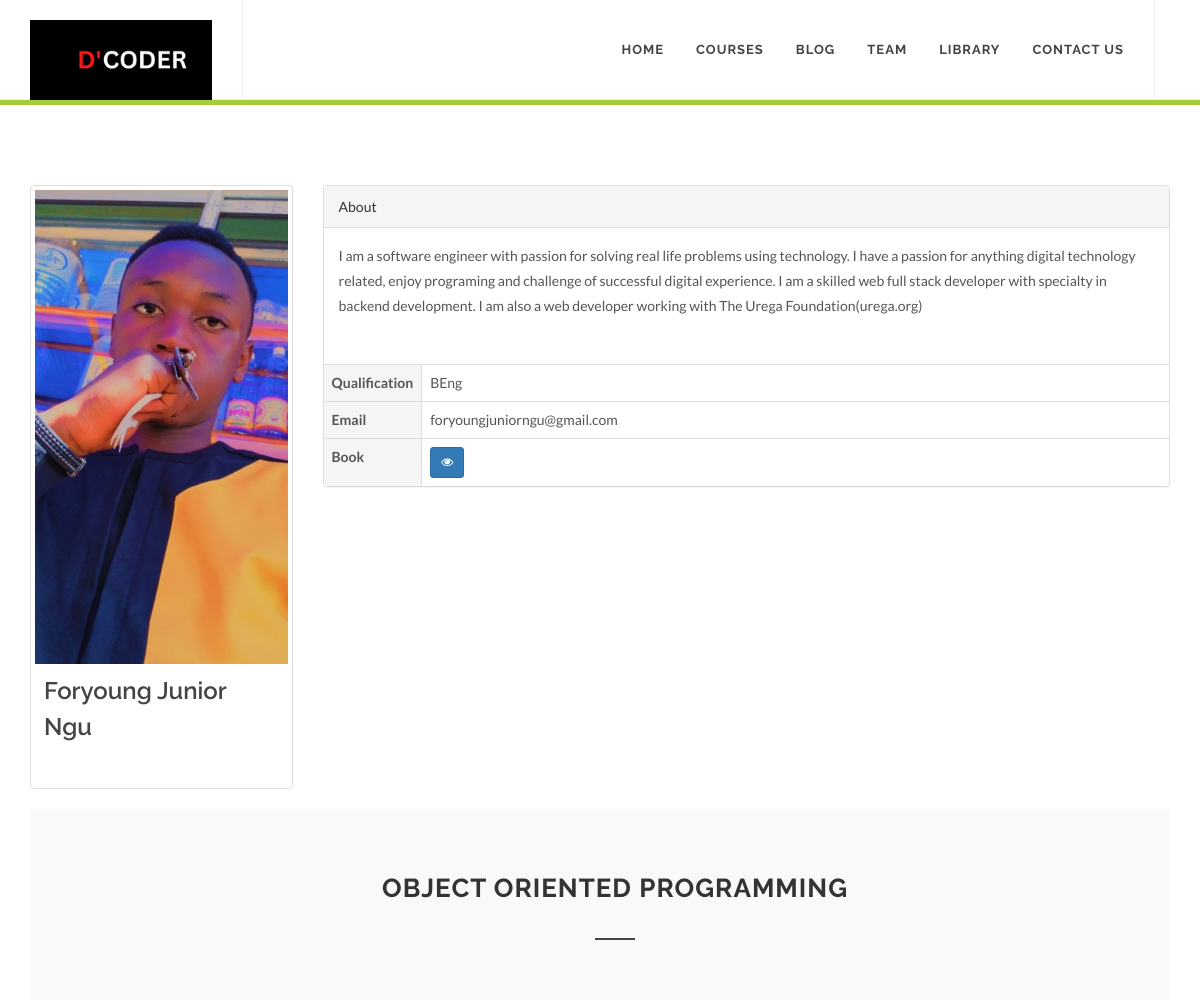
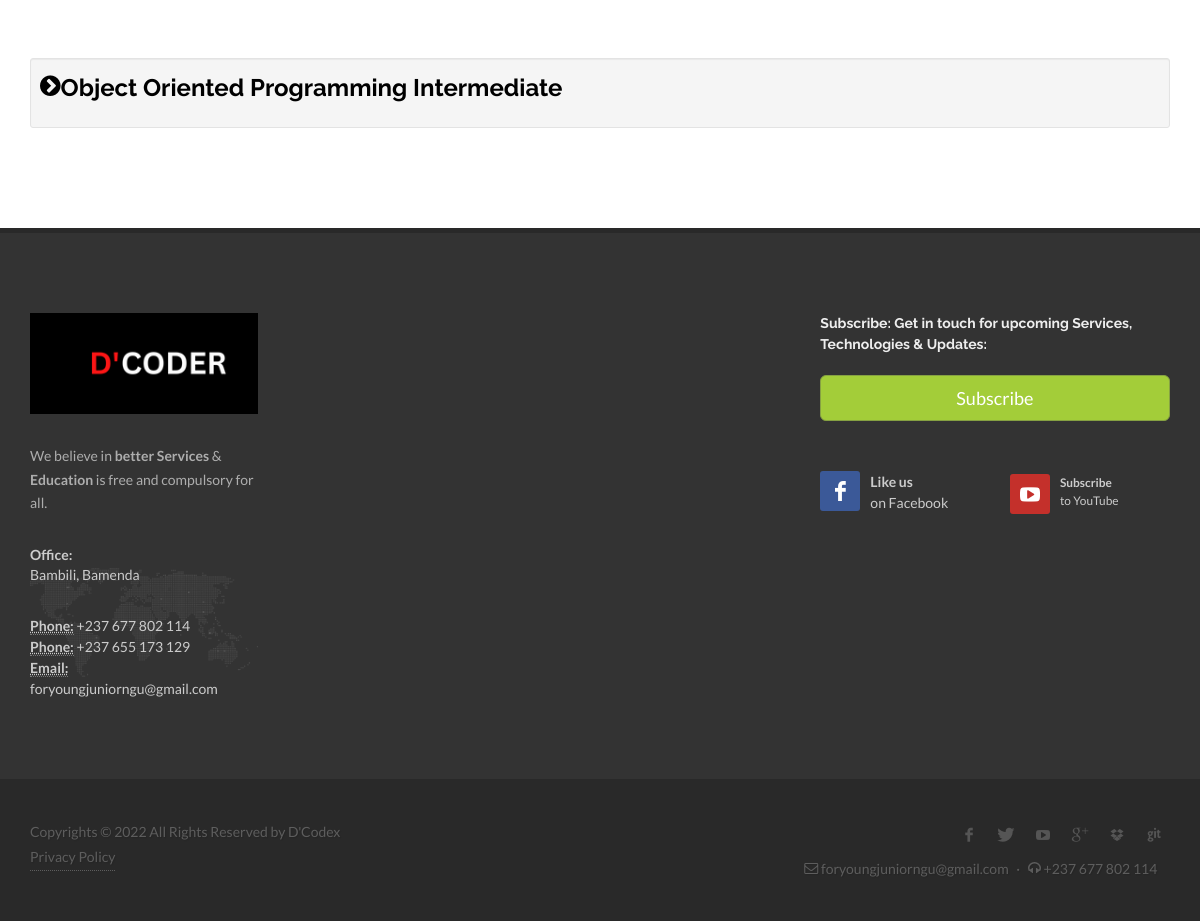
The app's page /lecture.php?id=1 with its own data (2 pictures, top to bottom).
### tables this page shows
CREATE TABLE `teacher` (
  `id` int(11) NOT NULL,
  `name` varchar(255) NOT NULL,
  `mail` varchar(255) NOT NULL,
  `phone` varchar(20) NOT NULL,
  `image` varchar(255) NOT NULL,
  `qualification` varchar(255) NOT NULL,
  `description` text NOT NULL
);

CREATE TABLE `course` (
  `id` int(11) NOT NULL,
  `name` text NOT NULL,
  `cover` varchar(255) NOT NULL,
  `description` text NOT NULL,
  `categorieId` int(11) NOT NULL,
  `instructorId` int(11) NOT NULL,
  `bookId` int(11) NOT NULL
);

CREATE TABLE `content` (
  `id` int(11) NOT NULL,
  `content` text NOT NULL,
  `courseId` int(11) NOT NULL,
  `lectureName` text NOT NULL
);

### lecture.php (the view)
<?php
	if(isset($_GET['id'])){
		$courseId = $_GET['id'];
	} else {
		header("Location: course.php");
	}
include("header.php"); ?>
		<div id="page-menu">
			<div id="page-menu-wrap">
			</div>
		</div>
		<section id="content">
			<div class="content-wrap">
				<div class="container clearfix">
				<?php
					if(isset($courseId)){
						$query = "SELECT * FROM `course` WHERE id='$courseId'";
        				$result = mysqli_query($connection, $query);
       					if(mysqli_num_rows($result) > 0){
         					while( $row = mysqli_fetch_assoc($result) ){
         					 	$teacherId = $row['instructorId'];
         					 	$courseName = $row['name'];
         					 	$book =$row['bookId'];
         					}
         				} else{
         					echo '<script type="text/javascript">
           						window.location = "course.php"
      						</script>';
         				}
					}
					if(isset($teacherId)){
						$query = "SELECT * FROM `teacher` WHERE id='$teacherId'";
        				$result = mysqli_query($connection, $query);
       					if(mysqli_num_rows($result) > 0){
         					while( $row = mysqli_fetch_assoc($result) ){
         					 	$teacherName = $row['name'];
         					 	$teacherMail = $row['mail'];
         					 	$teacherPic = $row['image'];
         					 	$teacherQ = $row['qualification'];
         					 	$teacherDes = $row['description'];
         					}
         				}else{
         					echo '<script type="text/javascript">
           						window.location = "course.php"
      						</script>';
         				}
					}
				?>
				<div class="nobottommargin clearfix">
				<div class="row">
					<div class="">
						<div class="col-xs-6 col-sm-3">
    						<div class="thumbnail">
      							<img src="gotoep/images/instructor/<?php echo $teacherPic; ?>" alt="Instructor">
      								<div class="caption">
        							<h3><?php echo $teacherName; ?></h3>
      							</div>
    						</div>
						</div>
						<div class="col-md-9">
							<div class="panel panel-default">
  								<div class="panel-heading">About</div>
  								<div class="panel-body">
    								<p><?php echo $teacherDes; ?></p>
  								</div>
  								<table class="table table-bordered">
 						  		 <tr>
 						  		 	<th class="active" style="width: 50px;">Qualification</th>
 						  		 	<td><?php echo $teacherQ; ?></td>
 						  		 </tr>
 						  		 <tr>
 						  		 	<th class="active" style="width: 50px;">Email</th>
 						  		 	<td><?php echo $teacherMail; ?></td>
 						  		 </tr>
 						  		 <tr>
 						  		 	<th class="active" style="width: 50px;">Book</th>
 						  		 	<td><a href="courselibrary.php?BookId=<?php echo $book; ?>" type= "button" class="btn btn-primary btn-sm">
                					<span class="icon-eye-open"></span></a></td>
 						  		 </tr>
  								</table>
							</div>
						</div>
					</div>
				</div>
				<div class="section notopmargin notopborder">
					<div class="container clearfix">
						<div class="heading-block center nomargin">
							<h3><?php echo $courseName; ?></h3>
						</div>
					</div>
				</div>
				<?php
if(isset($courseId)){
	$query = "SELECT * FROM `content` WHERE courseId='$courseId'";
	$result = mysqli_query($connection, $query);
	   if(mysqli_num_rows($result) > 0){
		 while( $row = mysqli_fetch_assoc($result) ){
		echo '<div style="height: 70px; " class="well well-sm"><h3><strong><a style="color: #000000;" href="content.php?id='.$row["id"].'"> <i class="icon-chevron-sign-right"></i>'.$row["lectureName"].'</a></strong></h3></div>';
	}
}else{
echo "<h3 class='center'>Sorry, Content not available</h3>";
}
}
?>
</div>
</div>
</div>
</section>
<?php include("footer.php"); ?>

### header.php (shortened to what this page needs)
<!DOCTYPE html>
<html dir="ltr" lang="en-US">
<head>
	<link rel="stylesheet" href="css/bootstrap.css" type="text/css" />
	<link rel="stylesheet" href="style.css" type="text/css" />
	<link rel="stylesheet" href="css/swiper.css" type="text/css" />
	<link rel="stylesheet" href="css/dark.css" type="text/css" />
	<link rel="stylesheet" href="css/font-icons.css" type="text/css" />
	<link rel="stylesheet" href="css/animate.css" type="text/css" />
	<link rel="stylesheet" href="css/magnific-popup.css" type="text/css" />
	<link rel="stylesheet" href="css/responsive.css" type="text/css" />
</head>
<body class="stretched">
	<div id="wrapper" class="clearfix">
		<header id="header" class=" full-header" data-sticky-class="not-dark">
			<div id="header-wrap">
				<div class="container clearfix">
					<div id="logo">
						<a href="index.php?pag=home" class="standard-logo" data-dark-logo="images/logo.png"><img src="images/lo.png" alt="Exceptional Logo"></a>
					</div>
					<nav id="primary-menu" class="dark">
						<ul>
							<li><a href="index.php?page=home"><div>Home</div></a></li>
							<li><a href="index.php?page=course"><div>Courses</div></a>
							</li>
							<li class="mega-menu"><a href="index.php?page=blog"><div>Blog</div></a> </li>
							<li><a href="index.php?page=team"><div>Team</div></a>
							</li>
							<li><a href="index.php?page=library"><div>Library</div></a></li>
							<li><a href="index.php?page=contact"><div>Contact Us</div></a> </li>
						</ul>
					</nav>
				</div>
			</div>
		</header>

### footer.php (shortened to what this page needs)
		<footer id="footer" class="dark">
			<div class="container">
				<div class="footer-widgets-wrap clearfix">
					<div class="col_two_third">
						<div class="col_one_third">
							<div class="widget clearfix">
								<img src="images/lo.png" alt="" class="footer-logo">
								<p>We believe in <strong>better Services</strong> &amp; <strong>Education</strong> is free and compulsory for all.</p>
								<div style="background: url('images/world-map.png') no-repeat center center; background-size: 100%;">
									<address>
										<strong>Office:</strong><br>
										Bambili, Bamenda
									</address>
									<abbr title="Phone Number"><strong>Phone:</strong></abbr> +237 677 802 114<br>
									<abbr title="Phone Number"><strong>Phone:</strong></abbr> +237 655 173 129<br>
									<abbr title="Email Address"><strong>Email:</strong></abbr> foryoungjuniorngu@gmail.com
								</div>
							</div>
						</div>
					</div>
					<div class="col_one_third col_last">
							<h5><strong>Subscribe:</strong> Get in touch for upcoming <strong>Services</strong>, <strong>Technologies</strong>  &amp;<strong> Updates</strong>:</h5>
							<a href="contact.php"><button class="btn btn-success btn-lg btn-block" type="submit">Subscribe</button></a>
						<div class="widget clearfix" style="margin-bottom: -20px;">
							<div class="row">
								<div class="col-md-6 clearfix bottommargin-sm">
									<a href="" class="social-icon si-dark si-colored si-facebook nobottommargin" style="margin-right: 10px;">
										<i class="icon-facebook"></i>
										<i class="icon-facebook"></i>
									</a>
									<a href="https://www.facebook.com/profile.php?id=100090144049057><small style="display: block; margin-top: 3px;"><strong>Like us</strong><br>on Facebook</small></a>
								</div>
								<div class="col-md-6 clearfix">
									<a href="" class="social-icon si-dark si-colored si-youtube nobottommargin" style="margin-right: 10px;">
										<i class="icon-youtube-play"></i>
										<i class="icon-youtube-play"></i>
									</a>
									<a href="https://youtube.com/@dcodertech8288"><small style="display: block; margin-top: 3px;"><strong>Subscribe</strong><br>to YouTube</small></a>
								</div>
							</div>
						</div>
					</div>
				</div>
			</div>
			<div id="copyrights">
				<div class="container clearfix">
					<div class="col_half">
						Copyrights &copy; 2022 All Rights Reserved by D'Codex<br>
						<div class="copyright-links"> <a href="index.php?page=privacy">Privacy Policy</a> </div>
					</div>
					<div class="col_half col_last tright">
						<div class="fright clearfix">
							<a target="_blank" href="" class="social-icon si-small si-borderless si-facebook">
								<i class="icon-facebook"></i>
								<i class="icon-facebook"></i>
							</a>
							<a target="_blank" href="" class="social-icon si-small si-borderless si-twitter">
								<i class="icon-twitter"></i>
								<i class="icon-twitter"></i>
							</a>
							<a target="_blank" href="" class="social-icon si-small si-borderless si-youtube">
								<i class="icon-youtube-play"></i>
								<i class="icon-youtube-play"></i>
							</a>
							<a target="_blank" href="" class="social-icon si-small si-borderless si-gplus">
								<i class="icon-gplus"></i>
								<i class="icon-gplus"></i>
							</a>
							<a target="_blank" href="" class="social-icon si-small si-borderless si-dropbox">
								<i class="icon-dropbox2"></i>
								<i class="icon-dropbox2"></i>
							</a>
							<a target="_blank" href="" class="social-icon si-small si-borderless si-github">
								<i class="icon-github"></i>
								<i class="icon-github"></i>
							</a>
						</div>
						<i class="icon-envelope2"></i> foryoungjuniorngu@gmail.com <span class="middot">&middot;</span> <i class="icon-headphones"></i> +237 677 802 114 <span class="middot"></span>
					</div>
				</div>
			</div>
		</footer>
	</div>
</body>
</html>

### css/dark.css (style rules this page uses)
.dark, .dark h1, .dark h2, .dark h3, .dark h4, .dark h5, .dark h6 { color: #EEE; }
.dark .social-icon { color: #DDD !important; border-color: #DDD; }
.dark #footer .social-icon.si-borderless, #footer.dark .social-icon.si-borderless { color: #555 !important; }
.dark .si-dark { background-color: rgba(0,0,0,0.2); color: #DDD !important; border-color: transparent; }
.dark .social-icon i:last-child { color: #FFF !important; }
#footer.dark, .dark #footer { background-color: #333; color: #CCC; border-top-color: rgba(0,0,0,0.2); }
.dark #copyrights { background-color: rgba(0,0,0,0.2); color: rgba(255,255,255,0.25); text-shadow: 1px 1px 1px rgba(0,0,0,0.1); }
.dark .copyright-links a { color: rgba(255,255,255,0.25); border-bottom-color: rgba(255,255,255,0.25); }
.dark .footer-widgets-wrap a { color: #CCC; }
.dark .widget p { opacity: 0.8; }

### records on screen
teacher: image (picture), name "Foryoung Junior Ngu", description "I am a software engineer with passion for solving real life problems using technology. I have a passion for anything digital technology related, enjoy programing and challenge of successful digital experience. I am a skilled web full stack developer with specialty in backend development. I am also a web developer working with The Urega Foundation(urega.org)", qualification "BEng", mail "foryoungjuniorngu@gmail.com"
course: name "OBJECT ORIENTED PROGRAMMING"
content: lectureName "Object Oriented Programming Intermediate"
